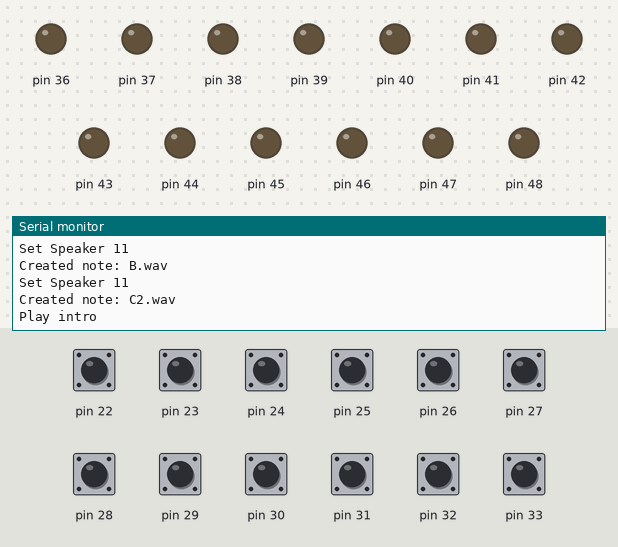
Recording of a sketch running on a simulated Arduino Mega 2560, built with avr-gcc and run on an emulated ATmega2560. Parts: output pins drawn as LEDs (lit = HIGH), the last lines printed to the serial monitor. The test bench sets the inputs (shaded band); at power-on: pin 22–33 HIGH. Storage starts empty; the audio player accepts every command and is not drawn.

Above: at 8.0 s.
8.1 s: pin 22 pulled LOW for 0.15 s
At 9.3 s:
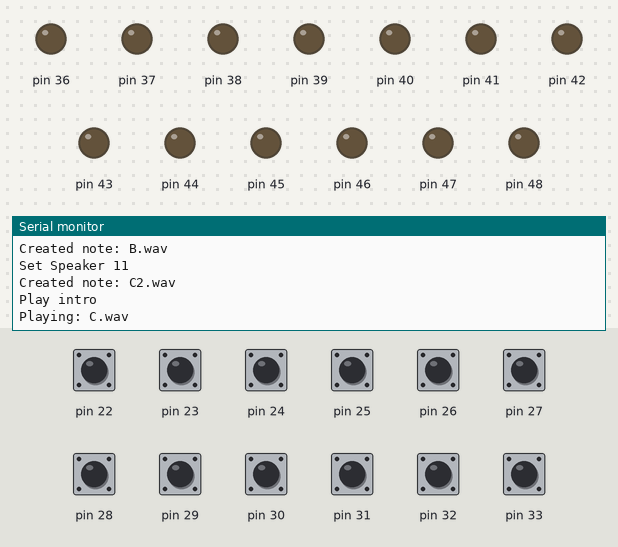
9.7 s: pin 23 pulled LOW for 0.15 s
At 10.5 s:
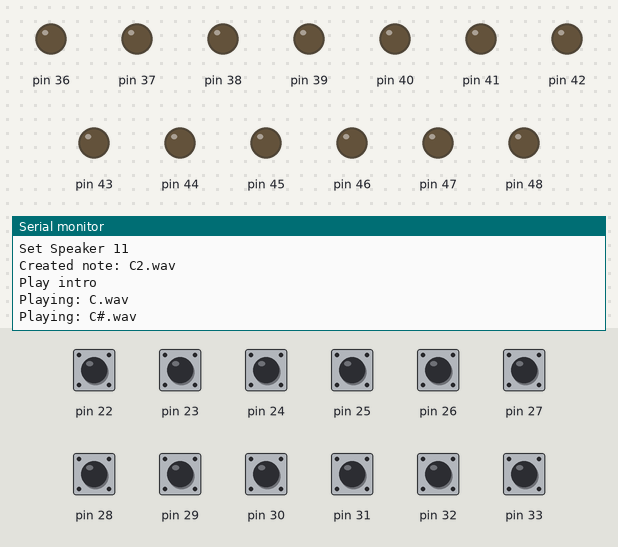
11.3 s: pin 24 pulled LOW for 0.15 s
At 11.7 s:
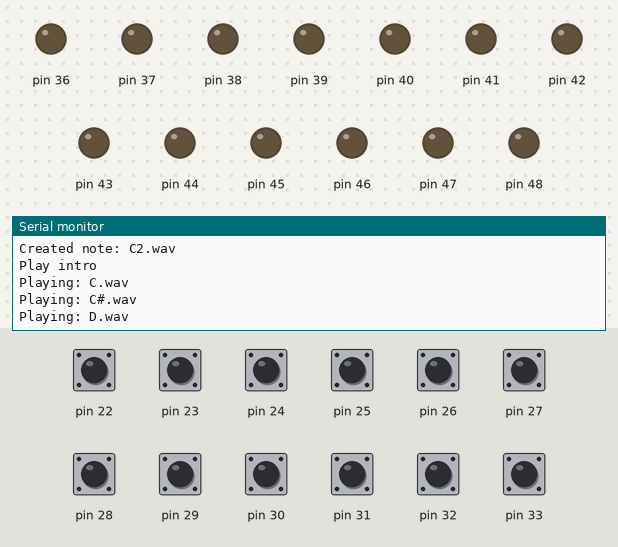
12.9 s: pin 25 pulled LOW for 0.15 s
At 14.1 s:
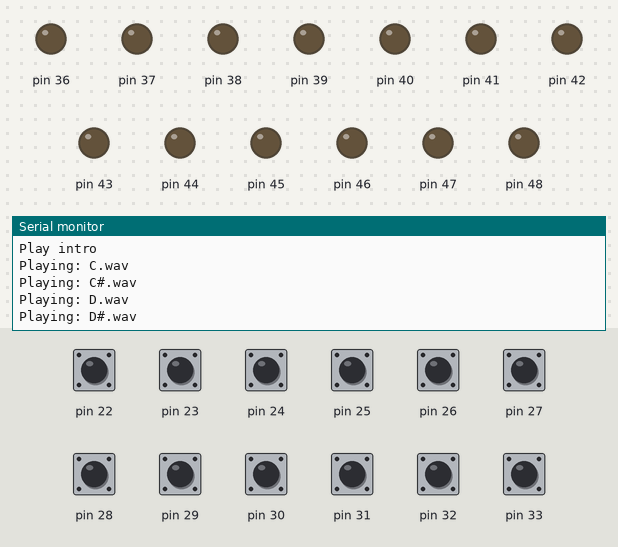
14.5 s: pin 26 pulled LOW for 0.15 s
At 15.4 s:
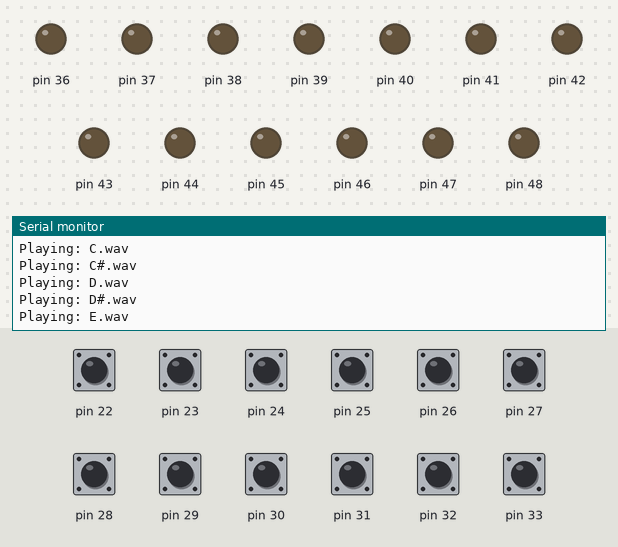
16.1 s: pin 27 pulled LOW for 0.15 s
At 16.6 s:
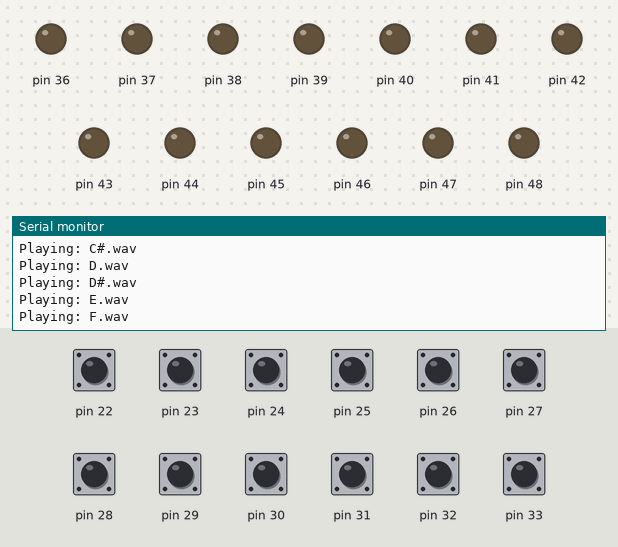

The sketch:

SHIRLEY_ARDUINO.ino
```cpp
// https://forum.arduino.cc/t/sd-card-connection-with-arduino-mega-2560/178436
// https://forum.arduino.cc/t/parsing-an-string-from-an-sd-card-with-the-arduinojson-h-library/482810/5
// https://forum.arduino.cc/t/explorar-y-abrir-archivos-de-una-sd/164569 See all files from SD

#include <ArduinoJson.h>

#include "settings.h"
#include "Note.h"
#include "ReadJsonFromSD.h"

Note notes[13];

void setup()
{
    // Start Serial and start sd
    Serial.begin(115200);
    Serial.println("\n\n\nSHIRLEY Started :D");
    ReadJsonFromSD();

    notes[0] =
        Note(22, 36, "C.wav");
    notes[1] =
        Note(23, 37, "C#.wav");
    notes[2] =
        Note(24, 38, "D.wav");
    notes[3] =
        Note(25, 39, "D#.wav");
    notes[4] =
        Note(26, 40, "E.wav");
    notes[5] =
        Note(27, 41, "F.wav");
    notes[6] =
        Note(28, 42, "F#.wav");
    notes[7] =
        Note(29, 43, "G.wav");
    notes[8] =
        Note(30, 44, "G#.wav");
    notes[9] =
        Note(31, 45, "A.wav");
    notes[10] =
        Note(32, 46, "A#.wav");
    notes[11] =
        Note(33, 47, "B.wav");
    notes[12] =
        Note(34, 48, "C2.wav");

    playIntro();
};

// const int songNotes[] = {0, 0, 7, 7, 9, 9, 7, 5, 5, 4, 4, 2, 2, 0, 7, 7, 5, 5, 4, 4, 2, 7, 7, 5, 5, 4, 4, 2};
// const int songDurations[] = {2, 2, 2, 2, 2, 2, 1, 2, 2, 2, 2, 2, 2, 1, 2, 2, 2, 2, 2, 2, 1, 2, 2, 2, 2, 2, 2, 1};
// const int bpm = 60;

const int songNotes[] = {0, 1, 0, 0};
const int songDurations[] = {0, 0, 0, 1};
const int bpm = 120;


void playSong() {
    unsigned long clockDelay = 0;
    int i = 0;

    Serial.println("Playing song");
    for (int songNote : songNotes) {
        Serial.print("Note: ");
        Serial.println();
        notes[songNote].turnLedOn();

        // Translate from bpm to milliseconds that a quarter last:
        int millisecondsThatAQuarterLast = (bpm / 60) * 1000;
        // How long will be the led turned on?
        int noteDuration = songDurations[i];
        unsigned long clockDelayPeriod;
        if (noteDuration == 0) { // Whole
          clockDelayPeriod = millisecondsThatAQuarterLast * 4;
        } else if (noteDuration == 1) { // Half
          clockDelayPeriod = millisecondsThatAQuarterLast * 2;
        } else if (noteDuration == 2) { // Quarter
          clockDelayPeriod = millisecondsThatAQuarterLast;
        } else if (noteDuration == 3) { // QuarterD
          clockDelayPeriod = millisecondsThatAQuarterLast + (millisecondsThatAQuarterLast / 2);
        } else if (noteDuration == 4) { // Eigth
          clockDelayPeriod = millisecondsThatAQuarterLast / 2;
        } else if (noteDuration == 5) { // EigthD
          clockDelayPeriod = millisecondsThatAQuarterLast / 2 + millisecondsThatAQuarterLast / 4;
        } else if (noteDuration == 6) { // Semiquaver
          clockDelayPeriod = millisecondsThatAQuarterLast / 4;
        }
        while (millis() <= clockDelay + clockDelayPeriod) {
          for (int j = 0; j < 12; j++) { // 12 is the number of notes
            notes[j].checkIfPlaySound();
          }
        }
        clockDelay += clockDelayPeriod;
        i++;
        notes[songNote].turnLedOff();
    }
}

void freePractice() {
    for (int j = 0; j < 12; j++) { // 12 is the number of notes
        notes[j].checkIfPlaySound();
    }
}

void loop()
{
  // playSong();
    freePractice();
}
```

Note.cpp
```cpp
#include <Arduino.h>
#include <TMRpcm.h>
#include <SPI.h>

#include "Note.h"

TMRpcm audio;

Note::Note(byte buttonPin, int ledPin, char *filename)
{
    _buttonPin = buttonPin;
    _ledPin = ledPin;
    _filename = filename;
    _lastButtonState = 0;

    pinMode(_buttonPin, INPUT_PULLUP);
    pinMode(_ledPin, OUTPUT);
    Note::setSpeaker();
    Serial.print("Created note: ");
    Serial.println(filename);
}

void playIntro() {
  Serial.println("Play intro");
  audio.play("inicio.wav");
  delay(6800);
}

void Note::setSpeaker() {
  Serial.println("Set Speaker 11");
  audio.speakerPin = 11;
  // audio.setVolume(7);
}

void Note::checkIfPlaySound()
{
    _buttonState = digitalRead(_buttonPin);
    if (_buttonState != _lastButtonState)
    {
      if (_buttonState == LOW)
      {
        Serial.print("Playing: ");
        Serial.println(_filename);
        audio.play(_filename);
      }
      else if (_buttonState == HIGH)
      {
        audio.stopPlayback();
      };
    };
    _lastButtonState = _buttonState;
}

void Note::turnLedOn()
{
    Serial.print("Turned on: ");
    Serial.println(_filename);
    digitalWrite(_ledPin, HIGH);
}

void Note::turnLedOff()
{
    Serial.print("Turned off: ");
    Serial.println(_filename);
    digitalWrite(_ledPin, LOW);
}
```

Note.h
```cpp
#ifndef NOTE_H
#define NOTE_H

#include <Arduino.h>

void playIntro();

class Note
{
public:
    Note() : _buttonPin(0), _ledPin(0), _filename(nullptr) {}
    Note(byte buttonPin, int ledPin, char *filename);
    void checkIfPlaySound();
    void turnLedOn();
    void turnLedOff();
    void setSpeaker();

private:
    byte _buttonPin;
    int _buttonState = 0;
    int _lastButtonState = 0;
    int _ledPin;
    char *_filename;
};

#endif
```

ReadJsonFromSD.cpp
```cpp
#include <Arduino.h>
#include <SD.h>
#include <SPI.h>
#include <ArduinoJson.h>

#include "ReadJsonFromSD.h"
#include "settings.h"

File ReadJsonFromSD::_openFile()
{
    if (!SD.begin(SD_CHIP_PIN))
    {
        Serial.println("SD fail");
        return;
    }
    Serial.println("SD success");
    if (SD.exists(FILENAME) == 0)
    {
        Serial.println("Error, file doesnt exist");
        return;
    }
    File file = SD.open(FILENAME);
    Serial.print("File exists, file size: ");
    Serial.println(file.size());
    return file;
}

ReadJsonFromSD::ReadJsonFromSD()
{
    File file = ReadJsonFromSD::_openFile();
    int fileSize = file.size() + 1;
    char data[fileSize] = "\0";

    int i = 0;
    while (file.available())
    {
        char fileLine = file.read();
        data[i] = fileLine;
        i++;
    }
    file.close();
    Serial.println("File was readed");

    DynamicJsonDocument songs(fileSize);
    deserializeJson(songs, data);
    auto info = songs["0"]["name"].as<const char *>();
    Serial.println(info);

    auto info2 = songs["0"]["bpm"].as<int>();
    Serial.println(info2);

    // auto info3 = songs["0"]["notes"][3].as<int>();
    // int A[] = {songs["0"]["notes"]};
    // Serial.println(info3);
    // Serial.println(A[2]);
    // Serial.println(A[3]);
}
```

ReadJsonFromSD.h
```cpp
#ifndef READSD_H
#define READSD_H

#include <Arduino.h>
#include <SD.h>

class ReadJsonFromSD
{
public:
    ReadJsonFromSD();

private:
    File _openFile();
};

#endif
```

settings.h
```cpp
#ifndef SETTINGS_H
#define SETTINGS_H

#define SD_1 50
#define SD_2 51
#define SD_3 52
#define SD_CHIP_PIN 53

const char FILENAME[] = "SONG~1.JSO";

#define CONTROL_BUTTON_PIN 50

#endif
```

Measured:
- after the input at 8.1 s, the serial monitor: prints a new line at once (image 1)
- after the input at 9.7 s, the serial monitor: prints a new line at once (image 2)
- after the input at 11.3 s, the serial monitor: prints a new line at once (image 3)
- after the input at 12.9 s, the serial monitor: prints a new line at once (image 4)
- after the input at 14.5 s, the serial monitor: prints a new line at once (image 5)
- after the input at 16.1 s, the serial monitor: prints a new line at once (image 6)
